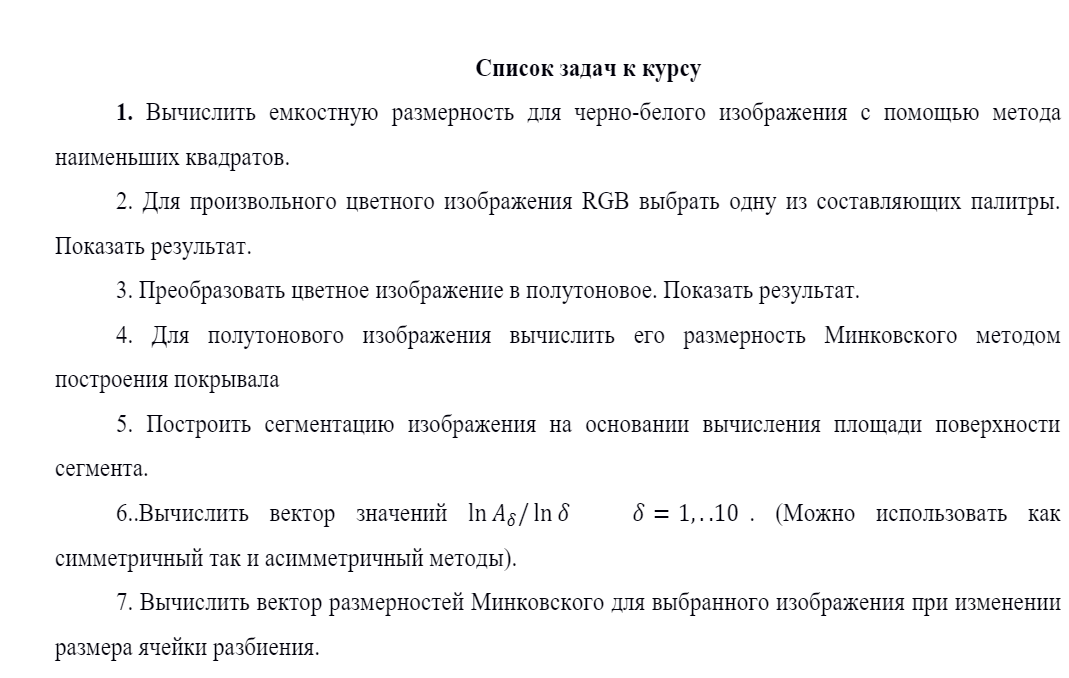
#> input picture images/img_5.png, 1069 x 678 px
$ python lab5.py
#> lines starting #> are read from the running program, lines starting #| are printed output that depends on the picture; after the words box and inside, x2 and y2 are one past the last pixel; in counts of white or black regions, pixels touching at a corner belong together
import cv2
import numpy as np

CELL_SIZE = 10
A_THERSHOLD = 100

def get_vol(u, b):
    k, l = u.shape
    vol = 0.0
    for i in range(k):
        for j in range(l):
            vol += u[i][j] - b[i][j]
    return vol

def get_base(image, function, coeff):
    k, l = image.shape
    u = np.ndarray(image.shape)

    for i in range(k):
        for j in range(l):
            minmax = []

            if i > 0:
                minmax.append(image[i - 1][j])
            if i < image.shape[0] - 1:
                minmax.append(image[i + 1][j])
            if j < image.shape[1] - 1:
                minmax.append(image[i][j + 1])
            if j > 0:
                minmax.append(image[i][j - 1])
            u[i][j] = function(image[i][j] + coeff, function(minmax))
    return u

def get_A(image):
    u1 = get_base(image, max, 1)
    u2 = get_base(u1, max, 1)

    b1 = get_base(image, min, -1)
    b2 = get_base(b1, min, -1)

    return (get_vol(u2, b2) - get_vol(u1, b1)) / 2.0

if __name__ == '__main__':
    image = cv2.imread('../images/img_5.png')
#> image is the input picture: shape (678, 1069, 3); mean B, G, R 245.1, 244.8, 244.8
    image = cv2.cvtColor(image, cv2.COLOR_BGR2GRAY)
#> image: shape (678, 1069)

    si = np.full(image.shape, 255)

    A_n = []
    for i in range(0, image.shape[0], CELL_SIZE):
        for j in range(0, image.shape[1], CELL_SIZE):
            A = get_A(image[i:i + CELL_SIZE, j: j + CELL_SIZE])
            A_n.append(A)

            if A > A_THERSHOLD:
                si[i:i + CELL_SIZE,
                j:j + CELL_SIZE].fill(0)
#> this loop made 68 passes

    cv2.imwrite('../images/img_res_5.jpg', si)
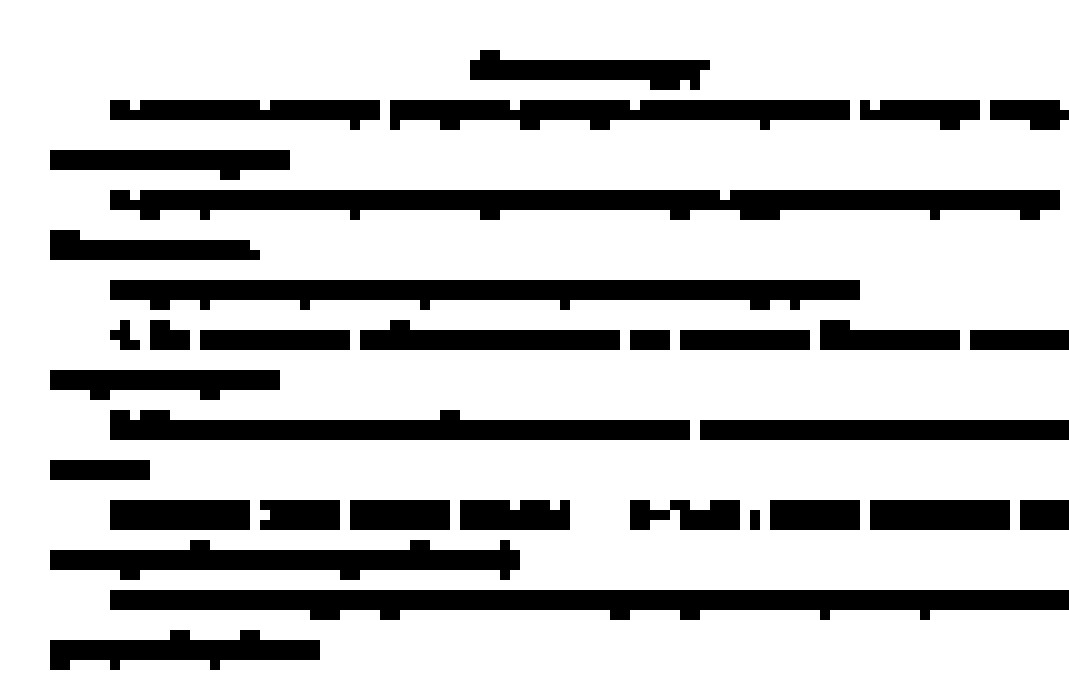
#> saved as img_res_5.jpg: shape (678, 1069); 75.7% white; 33 black regions, largest, box (x1, y1, x2, y2) and area: (110, 190, 1060, 220) 20300, (110, 590, 1069, 620) 20280, (110, 280, 860, 310) 15900

$ run again, with images/img_res_7_1.jpg saved as images/img_5.png
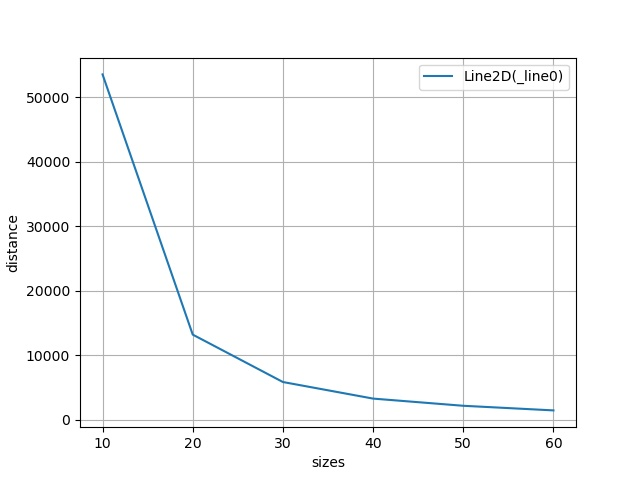
#> input picture images/img_res_7_1.jpg, 640 x 480 px
#> image is the input picture: shape (480, 640, 3); mean B, G, R 250, 249.8, 249.4
#> image: shape (480, 640)
#> the loop `for i in range(0, image.shape[0], CELL_SIZE):` made 48 passes
#> `cv2.imwrite('../images/img_res_5.jpg', si)`:
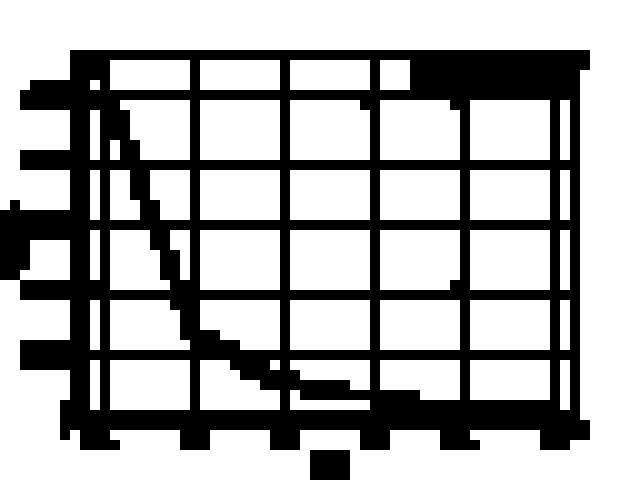
#> saved as img_res_5.jpg: shape (480, 640); 68.9% white; 2 black regions, box (x1, y1, x2, y2) and area: (0, 50, 590, 450) 94400, (310, 450, 350, 480) 1200
